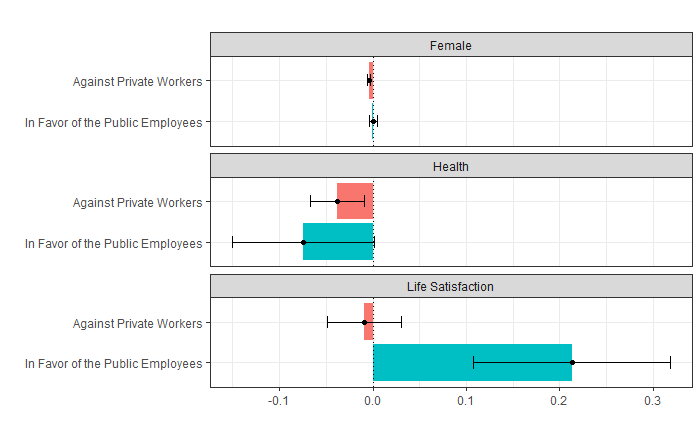

Reproduce this figure in R.
# install.packages("oaxaca")
rm(list=ls())
gc()
library("oaxaca")
library("dplyr")
library("fastDummies")

# master <- readRDS("polcat.RDS")
# polcat <- master%>%
#   filter((job %in% c(441, 152, 153, 313) & sps==1) | (nps==1 & compst==1 & compsize==10 & empst==1) | (nps==1 & compst==3 & empst==1)) %>%
#   mutate(jobcat = case_when(
#     job==441~"경찰",
#     job==152~"교육",
#     job==153~"교육",
#     job==313~"일반직")) %>%
#   mutate(jobcat=ifelse((nps==1 & compst==1 & compsize==10 & empst==1), "사기업", 
#                        ifelse((nps==1 & compst==3 & empst==1), "공공기관", jobcat)))
# master.long <- polcat %>%
#   mutate(type = ifelse(male==1, "남성", "여성"))  %>%
#   dplyr::select(c(type, satlifenow, empst, jobsat, jobcat, age, marital, health, edu, income, Q1, Q2, Q3, Q4, Q5, Q6, Q7, Q8, Q9, year))
# 
# 
# master.long2 <- master.long %>%
#   filter(!is.na(jobsat) & jobsat>=1)
# 
# mdat2 <- master.long2 %>%
#          mutate(female = case_when(
#                 type == "여성"~1,
#                 type == "남성"~0,
#          ),
#          marital2 = ifelse(marital==2, 1, 0),
#          marital3 = ifelse(marital==3, 1, 0),
#          marital4 = ifelse(marital==4, 1, 0),
#          marital5 = ifelse(marital==5, 1, 0))
# mdat2 <- dummy_cols(mdat2, select_columns = "year")  
# mdat2 <- mdat2 %>%
#   mutate(edu = ifelse(is.na(edu), 4, edu))
# mdat2 <- dummy_cols(mdat2, select_columns = "edu")  
# mdat2 <- dummy_cols(mdat2, select_columns = "jobcat")  
# mdat2 <- dummy_cols(mdat2, select_columns = "empst")  
# 
# # mdat2 <- master %>%
# #         filter(year==2023) %>%
# #         left_join(., masterlca, by = 'pid')
# # mdat2 <- dummy_cols(mdat2, select_columns = "class")  
# mdat2 <- mdat2 %>%
#        #   filter(!is.na(class))%>%
#       mutate(female = case_when(
#         type == "남성"~0,
#         type == "여성"~1 )) %>%
#       mutate(income = ifelse(income<0, NA, income),
#              health = ifelse(health<0, NA, health),
#              satlifenow = ifelse(satlifenow<0, NA, satlifenow) ) %>%
#     mutate(health = case_when(
#             health==1~5,
#             health==2~4,
#             health==3~3,
#             health==4~2,
#             health==5~1))
# 
# # x1무관심 x2양성평등 x3 남성우월 
# model <- lm(jobsat ~ income + health + satlifenow + female + age + jobcat_경찰 + jobcat_공공기관 + jobcat_교육 + jobcat_일반직 +  edu_2 + edu_3+ edu_4 + edu_5 + year_2003
#             + year_2004  + year_2005  + year_2006  + year_2007  + year_2008  + year_2009  + year_2010  + year_2011  + year_2012 + year_2013
#             + year_2014  + year_2015  + year_2016  + year_2017  + year_2018  + year_2019  + year_2020  + year_2021  + year_2022 + year_2023, data= mdat2)
# summary(model)
# model2 <- lm(jobsat ~ income + female + health + satlifenow +  age + factor(year) + edu + jobcat_경찰 + jobcat_공공기관 + jobcat_교육 + jobcat_일반직, data= mdat2)
# summary(model2)
# 
# results2 <- oaxaca(formula = jobsat ~ income + health + satlifenow +  age + year + edu | female , data= mdat2, R=100)
# plot(results2, components = c("endowments"))
# plot(results2, components = c("coefficients"))
# 
# results2$n
#   # n.A 남성 10546 여성 6989, 전체 17535
# # y.A 남성 3.67 여성 3.66 차이는 0.01
# results2$y
# results2$threefold$overall
# # 0.11(집단간 차이, 나이, 수입, 성역할인식)
# # -0.06은 계수에서의 차이
# # -0.03은 이 둘간의 상호작용
# 
# plot(results2, components = c("endowments","coefficients"))
# # 기여요소에서, 나이는 영향이 없다. 하지만, 
# # 수입이 크면 만족도에 긍정적 영향을 미치고, 
# # 대부분은 남녀 직무만족의 차이는 수입이큰 개인의 비율에서 집단적인 차이에서 기인함
# 
# # 성역할인식에서 남성우월 관점은 부의 영향을
# # 양성평
# 
# summary(results2$reg$reg.pooled.2)$coefficients["income",]
# results2$x$x.mean.diff["income"]
# # 남성의 수입은 여성의 수입에 비해 평균적 1913만원 높은 것으로 나타남
# results2$beta$beta.diff["age"]
# # 나이가 미치는 직무만족의 차이의 영향은 부정적이다. 즉, 나이가 커질 수록, 직무만족에 미치는 영향은
# # 남성에게 더 작아지는 것으로 나타났다.
# # 나이가 미치는 영향은 직무만족의 차이의 상당한 부분을 차지 하는 것으로 나타났다. 
# 
# results2$twofold$overall
# plot(results2, decomposition = "twofold", group.weight =-1)
# 
# 
# mdat2 <- mdat2 %>%
#         mutate(public= case_when(
#           jobcat=="경찰"~1,
#           jobcat=="공공기관"~0,
#           jobcat=="교육"~1,
#           jobcat=="사기업"~0,
#           jobcat=="일반직"~1))
# results3 <- oaxaca(formula = jobsat ~  female + income + health + satlifenow +  age + edu +  year_2004  + year_2005  + year_2006  + year_2007  + year_2008  + year_2009  + year_2010  + year_2011  + year_2012 + year_2013
#                    + year_2014  + year_2015  + year_2016  + year_2017  + year_2018  + year_2019  + year_2020  + year_2021  + year_2022 + year_2023
#                    | public | female , data= mdat2, R=100)
# plot(results3, components = c("endowments"))
# 
# results3$n
# # n.A 비공직 12472 공직 5698, 전체 18170
# # y.A 비공직 3.71 공직 3.89 차이는 -0.16
# results3$y
# results3$threefold$overall
# # 0.11(집단간 차이, 나이, 수입, 성역할인식)
# # -0.06은 계수에서의 차이
# # -0.03은 이 둘간의 상호작용
# 
# plot(results3, components = c("endowments"), variables=c("female", "income", "health", "satlifenow",  "age", "edu"))
# 
# plot(results3, components = c("coefficients"), variables=c("female", "income", "health", "satlifenow",  "age", "edu"))
# 
# plot(results3, components = c("endowments"))
# plot(results3, components = c("coefficients"))
# summary(results3$reg$reg.pooled.2)
# summary(results3$reg$reg.pooled.2)$coefficients
# 
# results3$x$x.mean.diff
# results3$beta$beta.diff
# # 기여요소에서, 나이는 영향이 없다. 하지만, 
# # 수입이 크면 만족도에 긍정적 영향을 미치고, 
# # 대부분은 남녀 직무만족의 차이는 수입이큰 개인의 비율에서 집단적인 차이에서 기인함
# 
# # 성역할인식에서 남성우월 관점은 부의 영향을
# # 양성평
# 
# summary(results3$reg$reg.pooled.2)$coefficients[c("female", "income", "health", "satlifenow",  "age", "edu"),]
# results3$x$x.mean.diff["income"]
# # 남성의 수입은 여성의 수입에 비해 평균적 1913만원 높은 것으로 나타남
# results3$beta$beta.diff["age"]
# # 나이가 미치는 직무만족의 차이의 영향은 부정적이다. 즉, 나이가 커질 수록, 직무만족에 미치는 영향은
# # 남성에게 더 작아지는 것으로 나타났다.
# # 나이가 미치는 영향은 직무만족의 차이의 상당한 부분을 차지 하는 것으로 나타났다. 
# 
# results3$twofold$overall
# plot(results3, decomposition = "twofold", group.weight =-1,variables=c("female", "income", "health", "satlifenow",  "age", "edu"))
# 
# 
# plot(results3, decomposition = "twofold", group.weight = -1,
#         unexplained.split = TRUE, 
#         components = c("unexplained A", "unexplained B"), 
#         component.labels = c("unexplained A" = "AgainstPrivate Workers", "unexplained B" = "In Favor of  the Public Employees"),
#         variables = c("female", "health", "satlifenow"), 
#         variable.labels = c("female" = "Female", "health" = "Health", "satlifenow" = "Life Satisfaction"))
# plot(results3, decomposition = "twofold", group.weight = -1,
#      unexplained.split = TRUE, 
#      component.left = TRUE,
#      components = c("unexplained A", "unexplained B"), 
#      component.labels = c("unexplained A" = "Against Private Workers", "unexplained B" = "In Favor of the Public Employees"),
#      variables = c("female", "health", "satlifenow"), 
#      variable.labels = c("female" = "Female", "health" = "Health", "satlifenow" = "Life Satisfaction"))
# 
# 
# variables <- c("female", "health", "satlifenow")
# columns <- c("group.weight", "coef(unexplained A)", "coef(unexplained B)")
# results3$twofold$variables[[5]][variables, columns]



# 2. 공공부문과 민간부문의 직무만족 차이 분석
# Differences in Job Satisfaction between public employees and private employees

mdat2 <- readRDS("oaxaca.RDS")
# polcat <- master%>%
#   filter((job %in% c(441, 152, 153, 313) & sps==1) | (nps==1 & compst==1 & compsize==10 & empst==1) | (nps==1 & compst==3 & empst==1)) %>%
#   mutate(jobcat = case_when(
#     job==441~"경찰",
#     job==152~"교육",
#     job==153~"교육",
#     job==313~"일반직")) %>%
#   mutate(jobcat=ifelse((nps==1 & compst==1 & compsize==10 & empst==1), "사기업", 
#                        ifelse((nps==1 & compst==3 & empst==1), "공공기관", jobcat)))
# master.long <- polcat %>%
#   mutate(type = ifelse(male==1, "남성", "여성"))  %>%
#   dplyr::select(c(type, satlifenow, empst, jobsat, jobcat, age, marital, health, edu, income, Q1, Q2, Q3, Q4, Q5, Q6, Q7, Q8, Q9, year))
# 
# 
# master.long2 <- master.long %>%
#   filter(!is.na(jobsat) & jobsat>=1)
# 
# mdat2 <- master.long2 %>%
#   mutate(female = case_when(
#     type == "여성"~1,
#     type == "남성"~0,
#   ),
#   spouse = ifelse(marital==2, 1, 0))
# mdat2 <- dummy_cols(mdat2, select_columns = "year")  
# mdat2 <- mdat2 %>%
#   mutate(edu = ifelse(is.na(edu), 4, edu))
# mdat2 <- dummy_cols(mdat2, select_columns = "edu")  
# mdat2 <- dummy_cols(mdat2, select_columns = "jobcat")  
# mdat2 <- dummy_cols(mdat2, select_columns = "empst")  
# 
# # mdat2 <- master %>%
# #         filter(year==2023) %>%
# #         left_join(., masterlca, by = 'pid')
# # mdat2 <- dummy_cols(mdat2, select_columns = "class")  
# mdat2 <- mdat2 %>%
#   #   filter(!is.na(class))%>%
#   mutate(female = case_when(
#     type == "남성"~0,
#     type == "여성"~1 )) %>%
#   mutate(income = ifelse(income<0, NA, income),
#          health = ifelse(health<0, NA, health),
#          satlifenow = ifelse(satlifenow<0, NA, satlifenow) ) %>%
#   mutate(health = case_when(
#     health==1~5,
#     health==2~4,
#     health==3~3,
#     health==4~2,
#     health==5~1))
# 
# 
# mdat2 <- mdat2 %>%
#   filter(jobcat!="공공기관") %>%
#   mutate(public= case_when(
#     jobcat=="경찰"~1,
#     jobcat=="교육"~1,
#     jobcat=="사기업"~0,
#     jobcat=="일반직"~1))
results3_1 <- oaxaca(formula = jobsat ~  female + income + health + satlifenow +  age + edu +  spouse + year_2004  + year_2005  + year_2006  + year_2007  + year_2008  + year_2009  + year_2010  + year_2011  + year_2012 + year_2013
                   + year_2014  + year_2015  + year_2016  + year_2017  + year_2018  + year_2019  + year_2020  + year_2021  + year_2022 + year_2023
                   | public | female , data= mdat2, R=1000)

mdat2 %>%
  group_by(public) %>%
  summarise(count=n(),
            femalem = mean(female),
            females = sd(female),
            incomem = mean(income),
            incomes = sd(income),
            healthm = mean(health),
            healths = sd(health),
            satlifenowm = mean(satlifenow),
            satlifenows = sd(satlifenow),
            agem = mean(age),
            ages = sd(age),
            edum = mean(edu),
            edus = sd(edu),
            spousem = mean(spouse),
            spouses = sd(spouse)) %>%
  mutate(proportions = count*100 / sum(count))

yrPublic <- mdat2 %>%
  group_by(year, public) %>%
  summarise(count=n(),
            femalem = mean(female),
            females = sd(female),
            incomem = mean(income),
            incomes = sd(income),
            healthm = mean(health),
            healths = sd(health),
            satlifenowm = mean(satlifenow),
            satlifenows = sd(satlifenow),
            agem = mean(age),
            ages = sd(age),
            edum = mean(edu),
            edus = sd(edu),
            spousem = mean(spouse),
            spouses = sd(spouse)) %>%
  mutate(proportions = count*100 / sum(count))

            

results3_1$n
# n.A 비공직 12472 공직 5698, 전체 18170
# y.A 비공직 3.71 공직 3.89 차이는 -0.16
results3_1$y
results3_1$threefold$overall
# 0.11(집단간 차이, 나이, 수입, 성역할인식)
# -0.06은 계수에서의 차이
# -0.03은 이 둘간의 상호작용

plot(results3_1, components = c("endowments"), variables=c("female", "income", "health", "satlifenow",  "spouse", "edu"))

plot(results3_1, components = c("coefficients"), variables=c("female", "income", "health", "satlifenow",  "spouse", "edu"))

summary(results3_1$reg$reg.pooled.2)
summary(results3_1$reg$reg.pooled.2)$coefficients

results3_1$x$x.mean.diff[1:8]
results3_1$beta$beta.diff[1:8]
# 기여요소에서, 나이는 영향이 없다. 하지만, 
# 수입이 크면 만족도에 긍정적 영향을 미치고, 
# 대부분은 남녀 직무만족의 차이는 수입이큰 개인의 비율에서 집단적인 차이에서 기인함

# 성역할인식에서 남성우월 관점은 부의 영향을
# 양성평

summary(results3_1$reg$reg.pooled.2)$coefficients[c("female", "income", "health", "satlifenow",  "spouse", "edu"),]
results3_1$x$x.mean.diff["spouse"]
# 남성의 수입은 여성의 수입에 비해 평균적 1913만원 높은 것으로 나타남
results3_1$beta$beta.diff["age"]
# 나이가 미치는 직무만족의 차이의 영향은 부정적이다. 즉, 나이가 커질 수록, 직무만족에 미치는 영향은
# 남성에게 더 작아지는 것으로 나타났다.
# 나이가 미치는 영향은 직무만족의 차이의 상당한 부분을 차지 하는 것으로 나타났다. 

results3_1$twofold$overall
plot(results3_1, decomposition = "twofold", group.weight =-1,variables=c("female", "income", "health", "satlifenow",  "age", "edu"))



plot(results3_1, decomposition = "twofold", group.weight = -1,
     unexplained.split = TRUE, 
     component.left = TRUE,
     components = c("unexplained A", "unexplained B"), 
     component.labels = c("unexplained A" = "Against Private Workers", "unexplained B" = "In Favor of the Public Employees"),
     variables = c("female", "health", "satlifenow"), 
     variable.labels = c("female" = "Female", "health" = "Health", "satlifenow" = "Life Satisfaction", "spouse" = "Spouse"))


variables <- c("female", "health", "satlifenow")
columns <- c("group.weight", "coef(unexplained A)", "coef(unexplained B)")
results3_1$twofold$variables[[5]][variables, columns]

vars = c("year", "jobsat","female", "income", "health", "satlifenow", "age", "edu",  "spouse", "year_2004", "year_2005",
         "year_2006", "year_2007", "year_2008", "year_2009",  "year_2010", "year_2011", "year_2012", "year_2013","year_2014",  
         "year_2015", "year_2016",  "year_2017",  "year_2018",  "year_2019", "year_2020", "year_2021", "year_2022", "year_2023",
         "public")
mdat2<-mdat2 %>%
  select(vars)
mdat2 <- mdat2[complete.cases(mdat2),]
# saveRDS(mdat2, "oaxaca.RDS")




# 3. 공공부문과 민간부문의 직무만족 차이 분석: 남녀
# Differences in Job Satisfaction between public employees and private employees

master <- readRDS("polcat.RDS")
polcat <- master%>%
  filter((job %in% c(441, 152, 153, 313) & sps==1) | (nps==1 & compst==1 & compsize==10 & empst==1) | (nps==1 & compst==3 & empst==1)) %>%
  mutate(jobcat = case_when(
    job==441~"경찰",
    job==152~"교육",
    job==153~"교육",
    job==313~"일반직")) %>%
  mutate(jobcat=ifelse((nps==1 & compst==1 & compsize==10 & empst==1), "사기업", 
                       ifelse((nps==1 & compst==3 & empst==1), "공공기관", jobcat)))
master.long <- polcat %>%
  mutate(type = ifelse(male==1, "남성", "여성"))  %>%
  dplyr::select(c(type, satlifenow, empst, jobsat, jobcat, age, marital, health, edu, income, Q1, Q2, Q3, Q4, Q5, Q6, Q7, Q8, Q9, year))


master.long2 <- master.long %>%
  filter(!is.na(jobsat) & jobsat>=1)

mdat2 <- master.long2 %>%
  mutate(female = case_when(
    type == "여성"~1,
    type == "남성"~0,
  ),
  spouse = ifelse(marital==2, 1, 0))
mdat2 <- dummy_cols(mdat2, select_columns = "year")  
mdat2 <- mdat2 %>%
  mutate(edu = ifelse(is.na(edu), 4, edu))
mdat2 <- dummy_cols(mdat2, select_columns = "edu")  
mdat2 <- dummy_cols(mdat2, select_columns = "jobcat")  
mdat2 <- dummy_cols(mdat2, select_columns = "empst")  

# mdat2 <- master %>%
#         filter(year==2023) %>%
#         left_join(., masterlca, by = 'pid')
# mdat2 <- dummy_cols(mdat2, select_columns = "class")  
mdat2 <- mdat2 %>%
  #   filter(!is.na(class))%>%
  mutate(female = case_when(
    type == "남성"~0,
    type == "여성"~1 )) %>%
  mutate(income = ifelse(income<0, NA, income),
         health = ifelse(health<0, NA, health),
         satlifenow = ifelse(satlifenow<0, NA, satlifenow) ) %>%
  mutate(health = case_when(
    health==1~5,
    health==2~4,
    health==3~3,
    health==4~2,
    health==5~1))


mdat2 <- mdat2 %>%
  filter(jobcat!="공공기관") %>%
  mutate(public= case_when(
    jobcat=="경찰"~1,
    jobcat=="교육"~1,
    jobcat=="사기업"~0,
    jobcat=="일반직"~1))
results3_2 <- oaxaca(formula = jobsat ~  public + income + health + satlifenow +  age + edu +  spouse + year_2004  + year_2005  + year_2006  + year_2007  + year_2008  + year_2009  + year_2010  + year_2011  + year_2012 + year_2013
                     + year_2014  + year_2015  + year_2016  + year_2017  + year_2018  + year_2019  + year_2020  + year_2021  + year_2022 + year_2023
                     | female | public , data= mdat2, R=100)

results3_2$n
# n.A 비공직 12472 공직 5698, 전체 18170
# y.A 비공직 3.71 공직 3.89 차이는 -0.16
results3_2$y
results3_2$threefold$overall
# 0.11(집단간 차이, 나이, 수입, 성역할인식)
# -0.06은 계수에서의 차이
# -0.03은 이 둘간의 상호작용

plot(results3_2, components = c("endowments"), variables=c("public", "income", "health", "satlifenow",  "spouse", "edu"))

plot(results3_2, components = c("coefficients"), variables=c("public", "income", "health", "satlifenow",  "spouse", "edu"))

summary(results3_2$reg$reg.pooled.2)
# summary(results3_1$reg$reg.pooled.2)

summary(results3_2$reg$reg.pooled.2)$coefficients

results3_2$x$x.mean.diff[1:8]
results3_2$beta$beta.diff[1:8]
# 기여요소에서, 나이는 영향이 없다. 하지만, 
# 수입이 크면 만족도에 긍정적 영향을 미치고, 
# 대부분은 남녀 직무만족의 차이는 수입이큰 개인의 비율에서 집단적인 차이에서 기인함

# 성역할인식에서 남성우월 관점은 부의 영향을
# 양성평

summary(results3_2$reg$reg.pooled.2)$coefficients[c("public", "income", "health", "satlifenow",  "spouse", "edu"),]
results3_2$x$x.mean.diff["spouse"]
# 남성의 수입은 여성의 수입에 비해 평균적 1913만원 높은 것으로 나타남
results3_2$beta$beta.diff["age"]
# 나이가 미치는 직무만족의 차이의 영향은 부정적이다. 즉, 나이가 커질 수록, 직무만족에 미치는 영향은
# 남성에게 더 작아지는 것으로 나타났다.
# 나이가 미치는 영향은 직무만족의 차이의 상당한 부분을 차지 하는 것으로 나타났다. 

results3_2$twofold$overall
plot(results3_2, decomposition = "twofold", group.weight =-1,variables=c("public", "income", "health", "satlifenow",  "age", "edu"))



plot(results3_2, decomposition = "twofold", group.weight = -1,
     unexplained.split = TRUE, 
     component.left = TRUE,
     components = c("unexplained A", "unexplained B"), 
     component.labels = c("unexplained A" = "Against Male", "unexplained B" = "In Favor of Female"),
     variables = c("public", "health", "satlifenow", "spouse"), 
     variable.labels = c("public" = "Public", "health" = "Health", "satlifenow" = "Life Satisfaction", "spouse" = "Spouse"))


variables <- c("public", "health", "satlifenow")
columns <- c("group.weight", "coef(unexplained A)", "coef(unexplained B)")
results3_2$twofold$variables[[5]][variables, columns]




# Q1

results4 <- oaxaca(formula = Q1 ~  female + income + health + satlifenow +  age + edu +  year_2004  + year_2005  + year_2006  + year_2007  + year_2008  + year_2009  + year_2010  + year_2011  + year_2012 + year_2013
                   + year_2014  + year_2015  + year_2016  + year_2017  + year_2018  + year_2019  + year_2020  + year_2021  + year_2022 + year_2023
                   | public | female , data= mdat2, R=100)
plot(results4, components = c("endowments"))

results4$n
# n.A 비공직 12472 공직 5698, 전체 18170
# y.A 비공직 3.71 공직 3.89 차이는 -0.16
results4$y
results4$threefold$overall
# 0.11(집단간 차이, 나이, 수입, 성역할인식)
# -0.06은 계수에서의 차이
# -0.03은 이 둘간의 상호작용

plot(results4, components = c("endowments"), variables=c("female", "income", "health", "satlifenow",  "age", "edu"))

plot(results4, components = c("coefficients"), variables=c("female", "income", "health", "satlifenow",  "age", "edu"))

summary(results4$reg$reg.pooled.2)
summary(results4$reg$reg.pooled.2)$coefficients

results4$x$x.mean.diff[1:7]
results4$beta$beta.diff[1:7]
# 기여요소에서, 나이는 영향이 없다. 하지만, 
# 수입이 크면 만족도에 긍정적 영향을 미치고, 
# 대부분은 남녀 직무만족의 차이는 수입이큰 개인의 비율에서 집단적인 차이에서 기인함

# 성역할인식에서 남성우월 관점은 부의 영향을
# 양성평

summary(results4$reg$reg.pooled.2)$coefficients[c("female", "income", "health", "satlifenow",  "age", "edu"),]
results4$x$x.mean.diff["income"]
# 남성의 수입은 여성의 수입에 비해 평균적 1913만원 높은 것으로 나타남
results4$beta$beta.diff["age"]
# 나이가 미치는 직무만족의 차이의 영향은 부정적이다. 즉, 나이가 커질 수록, 직무만족에 미치는 영향은
# 남성에게 더 작아지는 것으로 나타났다.
# 나이가 미치는 영향은 직무만족의 차이의 상당한 부분을 차지 하는 것으로 나타났다. 

results4$twofold$overall
plot(results4, decomposition = "twofold", group.weight =-1,variables=c("female", "income", "health", "satlifenow",  "age", "edu"))


plot(results4, decomposition = "twofold", group.weight = -1,
     unexplained.split = TRUE, 
     components = c("unexplained A", "unexplained B"), 
     component.labels = c("unexplained A" = "AgainstPrivate Workers", "unexplained B" = "In Favor of  the Public Employees"),
     variables = c("female", "health", "satlifenow"), 
     variable.labels = c("female" = "Female", "health" = "Health", "satlifenow" = "Life Satisfaction"))
plot(results4, decomposition = "twofold", group.weight = -1,
     unexplained.split = TRUE, 
     component.left = TRUE,
     components = c("unexplained A", "unexplained B"), 
     component.labels = c("unexplained A" = "Against Private Workers", "unexplained B" = "In Favor of the Public Employees"),
     variables = c("female", "health", "satlifenow"), 
     variable.labels = c("female" = "Female", "health" = "Health", "satlifenow" = "Life Satisfaction"))


variables <- c("female", "health", "satlifenow")
columns <- c("group.weight", "coef(unexplained A)", "coef(unexplained B)")
results4$twofold$variables[[5]][variables, columns]




# Q2

results5 <- oaxaca(formula = Q2 ~  female + income + health + satlifenow +  age + edu +  year_2004  + year_2005  + year_2006  + year_2007  + year_2008  + year_2009  + year_2010  + year_2011  + year_2012 + year_2013
                   + year_2014  + year_2015  + year_2016  + year_2017  + year_2018  + year_2019  + year_2020  + year_2021  + year_2022 + year_2023
                   | public | female , data= mdat2, R=100)
plot(results5, components = c("endowments"))

results5$n
# n.A 비공직 12472 공직 5698, 전체 18170
# y.A 비공직 3.71 공직 3.89 차이는 -0.16
results5$y
results5$threefold$overall
# 0.11(집단간 차이, 나이, 수입, 성역할인식)
# -0.06은 계수에서의 차이
# -0.03은 이 둘간의 상호작용

plot(results5, components = c("endowments"), variables=c("female", "income", "health", "satlifenow",  "age", "edu"))

plot(results5, components = c("coefficients"), variables=c("female", "income", "health", "satlifenow",  "age", "edu"))

summary(results5$reg$reg.pooled.2)
summary(results5$reg$reg.pooled.2)$coefficients

results5$x$x.mean.diff[1:7]
results5$beta$beta.diff[1:7]
# 기여요소에서, 나이는 영향이 없다. 하지만, 
# 수입이 크면 만족도에 긍정적 영향을 미치고, 
# 대부분은 남녀 직무만족의 차이는 수입이큰 개인의 비율에서 집단적인 차이에서 기인함

# 성역할인식에서 남성우월 관점은 부의 영향을
# 양성평

summary(results5$reg$reg.pooled.2)$coefficients[c("female", "income", "health", "satlifenow",  "age", "edu"),]
results5$x$x.mean.diff["income"]
# 남성의 수입은 여성의 수입에 비해 평균적 1913만원 높은 것으로 나타남
results5$beta$beta.diff["age"]
# 나이가 미치는 직무만족의 차이의 영향은 부정적이다. 즉, 나이가 커질 수록, 직무만족에 미치는 영향은
# 남성에게 더 작아지는 것으로 나타났다.
# 나이가 미치는 영향은 직무만족의 차이의 상당한 부분을 차지 하는 것으로 나타났다. 

results5$twofold$overall
plot(results5, decomposition = "twofold", group.weight =-1,variables=c("female", "income", "health", "satlifenow",  "age", "edu"))


plot(results5, decomposition = "twofold", group.weight = -1,
     unexplained.split = TRUE, 
     components = c("unexplained A", "unexplained B"), 
     component.labels = c("unexplained A" = "AgainstPrivate Workers", "unexplained B" = "In Favor of  the Public Employees"),
     variables = c("female", "health", "satlifenow"), 
     variable.labels = c("female" = "Female", "health" = "Health", "satlifenow" = "Life Satisfaction"))
plot(results5, decomposition = "twofold", group.weight = -1,
     unexplained.split = TRUE, 
     component.left = TRUE,
     components = c("unexplained A", "unexplained B"), 
     component.labels = c("unexplained A" = "Against Private Workers", "unexplained B" = "In Favor of the Public Employees"),
     variables = c("female", "health", "income", "satlifenow"), 
     variable.labels = c("female" = "Female", "health" = "Health", "income"="Income", "satlifenow" = "Life Satisfaction"))


variables <- c("female", "health", "satlifenow")
columns <- c("group.weight", "coef(unexplained A)", "coef(unexplained B)")
results5$twofold$variables[[5]][variables, columns]




# Q3

results6 <- oaxaca(formula = Q3 ~  female + income + health + satlifenow +  age + edu +  year_2004  + year_2005  + year_2006  + year_2007  + year_2008  + year_2009  + year_2010  + year_2011  + year_2012 + year_2013
                   + year_2014  + year_2015  + year_2016  + year_2017  + year_2018  + year_2019  + year_2020  + year_2021  + year_2022 + year_2023
                   | public | female , data= mdat2, R=100)

results6$n
# n.A 비공직 12472 공직 5698, 전체 18170
# y.A 비공직 3.71 공직 3.89 차이는 -0.16
results6$y
results6$threefold$overall
# 0.11(집단간 차이, 나이, 수입, 성역할인식)
# -0.06은 계수에서의 차이
# -0.03은 이 둘간의 상호작용

plot(results6, components = c("endowments"), variables=c("female", "income", "health", "satlifenow",  "age", "edu"))

plot(results6, components = c("coefficients"), variables=c("female", "income", "health", "satlifenow",  "age", "edu"))

summary(results6$reg$reg.pooled.2)
summary(results6$reg$reg.pooled.2)$coefficients

results6$x$x.mean.diff[1:7]
results6$beta$beta.diff[1:7]
# 기여요소에서, 나이는 영향이 없다. 하지만, 
# 수입이 크면 만족도에 긍정적 영향을 미치고, 
# 대부분은 남녀 직무만족의 차이는 수입이큰 개인의 비율에서 집단적인 차이에서 기인함

# 성역할인식에서 남성우월 관점은 부의 영향을
# 양성평

summary(results6$reg$reg.pooled.2)$coefficients[c("female", "income", "health", "satlifenow",  "age", "edu"),]
results6$x$x.mean.diff["income"]
# 남성의 수입은 여성의 수입에 비해 평균적 1913만원 높은 것으로 나타남
results6$beta$beta.diff["age"]
# 나이가 미치는 직무만족의 차이의 영향은 부정적이다. 즉, 나이가 커질 수록, 직무만족에 미치는 영향은
# 남성에게 더 작아지는 것으로 나타났다.
# 나이가 미치는 영향은 직무만족의 차이의 상당한 부분을 차지 하는 것으로 나타났다. 

results6$twofold$overall
plot(results6, decomposition = "twofold", group.weight =-1,variables=c("female", "income", "health", "satlifenow",  "age", "edu"))

plot(results6, decomposition = "twofold", group.weight = -1,
     unexplained.split = TRUE, 
     component.left = TRUE,
     components = c("unexplained A", "unexplained B"), 
     component.labels = c("unexplained A" = "Against Private Workers", "unexplained B" = "In Favor of the Public Employees"),
     variables = c("female", "health", "income", "satlifenow"), 
     variable.labels = c("female" = "Female", "health" = "Health", "income"="Income", "satlifenow" = "Life Satisfaction"))


variables <- c("female", "health", "satlifenow")
columns <- c("group.weight", "coef(unexplained A)", "coef(unexplained B)")
results6$twofold$variables[[5]][variables, columns]



# Q4

results7 <- oaxaca(formula = Q4 ~  female + income + health + satlifenow +  age + edu +  year_2004  + year_2005  + year_2006  + year_2007  + year_2008  + year_2009  + year_2010  + year_2011  + year_2012 + year_2013
                   + year_2014  + year_2015  + year_2016  + year_2017  + year_2018  + year_2019  + year_2020  + year_2021  + year_2022 + year_2023
                   | public | female , data= mdat2, R=100)

results7$n
# n.A 비공직 12472 공직 5698, 전체 18170
# y.A 비공직 3.71 공직 3.89 차이는 -0.16
results7$y
results7$threefold$overall
# 0.11(집단간 차이, 나이, 수입, 성역할인식)
# -0.06은 계수에서의 차이
# -0.03은 이 둘간의 상호작용

plot(results7, components = c("endowments"), variables=c("female", "income", "health", "satlifenow",  "age", "edu"))

plot(results7, components = c("coefficients"), variables=c("female", "income", "health", "satlifenow",  "age", "edu"))

summary(results7$reg$reg.pooled.2)
summary(results7$reg$reg.pooled.2)$coefficients

results7$x$x.mean.diff[1:7]
results7$beta$beta.diff[1:7]
# 기여요소에서, 나이는 영향이 없다. 하지만, 
# 수입이 크면 만족도에 긍정적 영향을 미치고, 
# 대부분은 남녀 직무만족의 차이는 수입이큰 개인의 비율에서 집단적인 차이에서 기인함

# 성역할인식에서 남성우월 관점은 부의 영향을
# 양성평

summary(results7$reg$reg.pooled.2)$coefficients[c("female", "income", "health", "satlifenow",  "age", "edu"),]
results7$x$x.mean.diff["income"]
# 남성의 수입은 여성의 수입에 비해 평균적 1913만원 높은 것으로 나타남
results7$beta$beta.diff["age"]
# 나이가 미치는 직무만족의 차이의 영향은 부정적이다. 즉, 나이가 커질 수록, 직무만족에 미치는 영향은
# 남성에게 더 작아지는 것으로 나타났다.
# 나이가 미치는 영향은 직무만족의 차이의 상당한 부분을 차지 하는 것으로 나타났다. 

results7$twofold$overall
plot(results7, decomposition = "twofold", group.weight =-1,variables=c("female", "income", "health", "satlifenow",  "age", "edu"))

plot(results7, decomposition = "twofold", group.weight = -1,
     unexplained.split = TRUE, 
     component.left = TRUE,
     components = c("unexplained A", "unexplained B"), 
     component.labels = c("unexplained A" = "Against Private Workers", "unexplained B" = "In Favor of the Public Employees"),
     variables = c("female", "health", "income", "satlifenow"), 
     variable.labels = c("female" = "Female", "health" = "Health", "income"="Income", "satlifenow" = "Life Satisfaction"))


variables <- c("female", "health", "satlifenow")
columns <- c("group.weight", "coef(unexplained A)", "coef(unexplained B)")
results7$twofold$variables[[5]][variables, columns]
